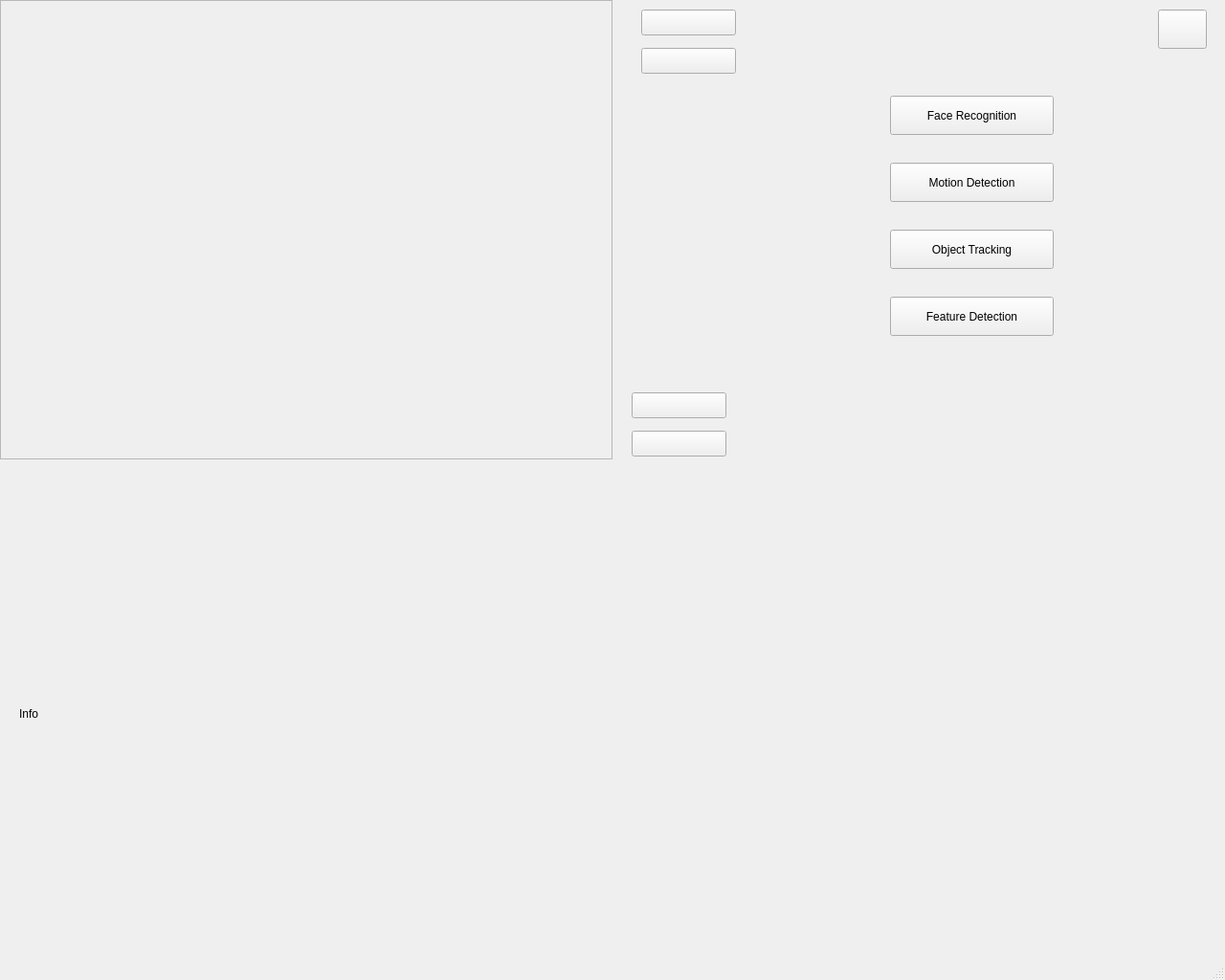
<?xml version="1.0" encoding="UTF-8"?>
<ui version="4.0">
 <class>objectName</class>
 <widget class="QMainWindow" name="objectName">
  <property name="geometry">
   <rect>
    <x>0</x>
    <y>0</y>
    <width>1280</width>
    <height>1024</height>
   </rect>
  </property>
  <property name="minimumSize">
   <size>
    <width>1280</width>
    <height>1024</height>
   </size>
  </property>
  <property name="maximumSize">
   <size>
    <width>1280</width>
    <height>1024</height>
   </size>
  </property>
  <property name="windowTitle">
   <string>Close Loop Object Tracking</string>
  </property>
  <widget class="QWidget" name="centralwidget">
   <widget class="QLabel" name="video_label">
    <property name="geometry">
     <rect>
      <x>0</x>
      <y>0</y>
      <width>640</width>
      <height>480</height>
     </rect>
    </property>
    <property name="frameShape">
     <enum>QFrame::StyledPanel</enum>
    </property>
    <property name="frameShadow">
     <enum>QFrame::Plain</enum>
    </property>
    <property name="text">
     <string/>
    </property>
   </widget>
   <widget class="QPushButton" name="Start_btn">
    <property name="geometry">
     <rect>
      <x>670</x>
      <y>10</y>
      <width>99</width>
      <height>27</height>
     </rect>
    </property>
    <property name="text">
     <string/>
    </property>
    <property name="icon">
     <iconset>
      <normaloff>icons/play.png</normaloff>icons/play.png</iconset>
    </property>
   </widget>
   <widget class="QPushButton" name="Stop_btn">
    <property name="geometry">
     <rect>
      <x>670</x>
      <y>50</y>
      <width>99</width>
      <height>27</height>
     </rect>
    </property>
    <property name="text">
     <string/>
    </property>
    <property name="icon">
     <iconset>
      <normaloff>icons/stop.png</normaloff>icons/stop.png</iconset>
    </property>
   </widget>
   <widget class="QPushButton" name="backward_btn">
    <property name="geometry">
     <rect>
      <x>660</x>
      <y>450</y>
      <width>99</width>
      <height>27</height>
     </rect>
    </property>
    <property name="text">
     <string/>
    </property>
    <property name="icon">
     <iconset>
      <normaloff>icons/backward.png</normaloff>icons/backward.png</iconset>
    </property>
   </widget>
   <widget class="QPushButton" name="forward_btn">
    <property name="geometry">
     <rect>
      <x>660</x>
      <y>410</y>
      <width>99</width>
      <height>27</height>
     </rect>
    </property>
    <property name="text">
     <string/>
    </property>
    <property name="icon">
     <iconset>
      <normaloff>icons/forward.png</normaloff>icons/forward.png</iconset>
    </property>
   </widget>
   <widget class="QPushButton" name="face_recognition_btn">
    <property name="geometry">
     <rect>
      <x>930</x>
      <y>100</y>
      <width>171</width>
      <height>41</height>
     </rect>
    </property>
    <property name="text">
     <string>Face Recognition</string>
    </property>
   </widget>
   <widget class="QPushButton" name="Closed_btn">
    <property name="geometry">
     <rect>
      <x>1210</x>
      <y>10</y>
      <width>51</width>
      <height>41</height>
     </rect>
    </property>
    <property name="styleSheet">
     <string notr="true"/>
    </property>
    <property name="text">
     <string/>
    </property>
    <property name="icon">
     <iconset>
      <normaloff>icons/close.png</normaloff>icons/close.png</iconset>
    </property>
   </widget>
   <widget class="QPushButton" name="motion_detection_btn">
    <property name="geometry">
     <rect>
      <x>930</x>
      <y>170</y>
      <width>171</width>
      <height>41</height>
     </rect>
    </property>
    <property name="text">
     <string>Motion Detection</string>
    </property>
   </widget>
   <widget class="QPushButton" name="object_tracking_btn">
    <property name="geometry">
     <rect>
      <x>930</x>
      <y>240</y>
      <width>171</width>
      <height>41</height>
     </rect>
    </property>
    <property name="text">
     <string>Object Tracking</string>
    </property>
   </widget>
   <widget class="QLabel" name="info_label">
    <property name="geometry">
     <rect>
      <x>20</x>
      <y>630</y>
      <width>1031</width>
      <height>231</height>
     </rect>
    </property>
    <property name="text">
     <string>Info</string>
    </property>
   </widget>
   <widget class="QPushButton" name="Feature_Detection_btn">
    <property name="geometry">
     <rect>
      <x>930</x>
      <y>310</y>
      <width>171</width>
      <height>41</height>
     </rect>
    </property>
    <property name="text">
     <string>Feature Detection</string>
    </property>
   </widget>
  </widget>
  <widget class="QMenuBar" name="menubar">
   <property name="geometry">
    <rect>
     <x>0</x>
     <y>0</y>
     <width>1280</width>
     <height>25</height>
    </rect>
   </property>
  </widget>
  <widget class="QStatusBar" name="statusbar"/>
 </widget>
 <resources>
  <include location="icons/icons.qrc"/>
 </resources>
 <connections/>
</ui>
